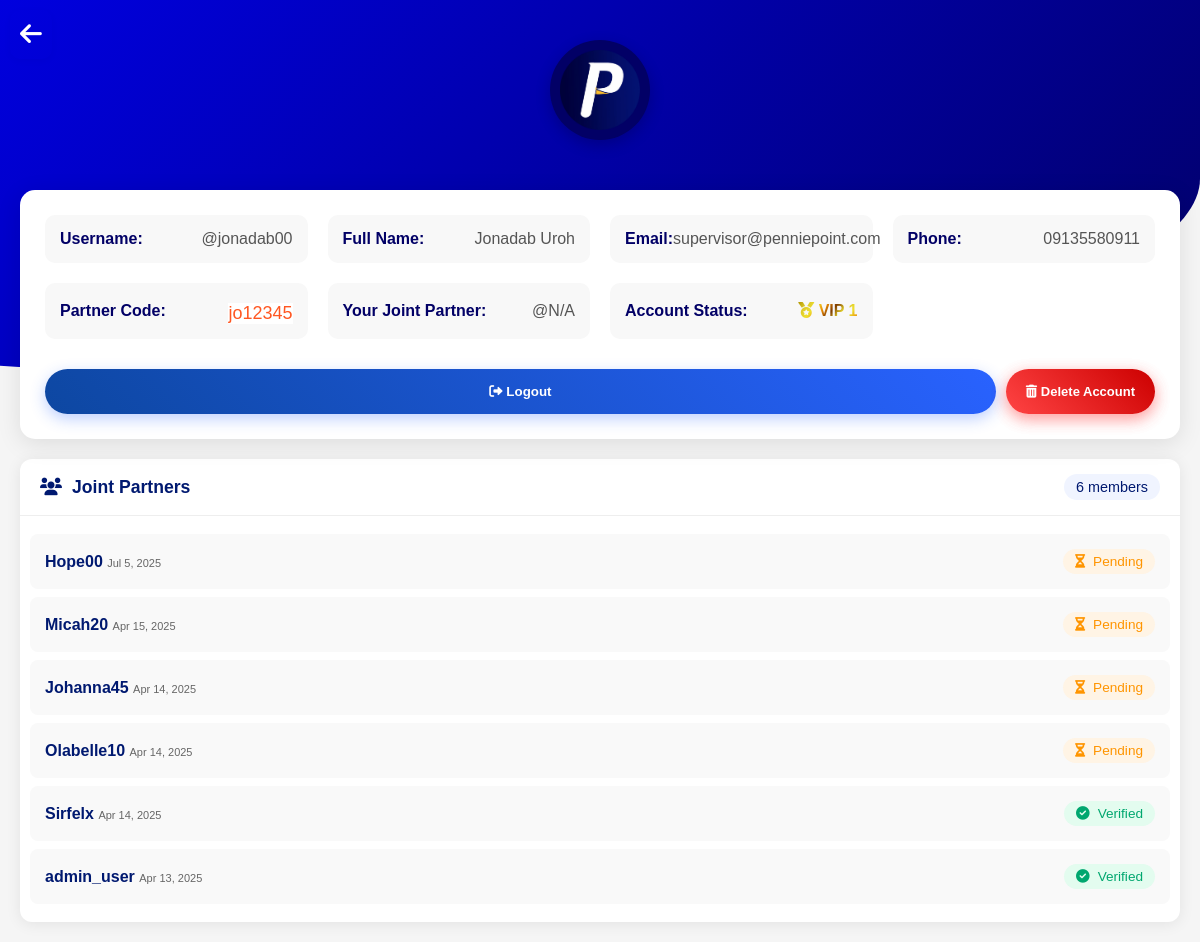
The page /profile (signed in) on the database as committed earlier.
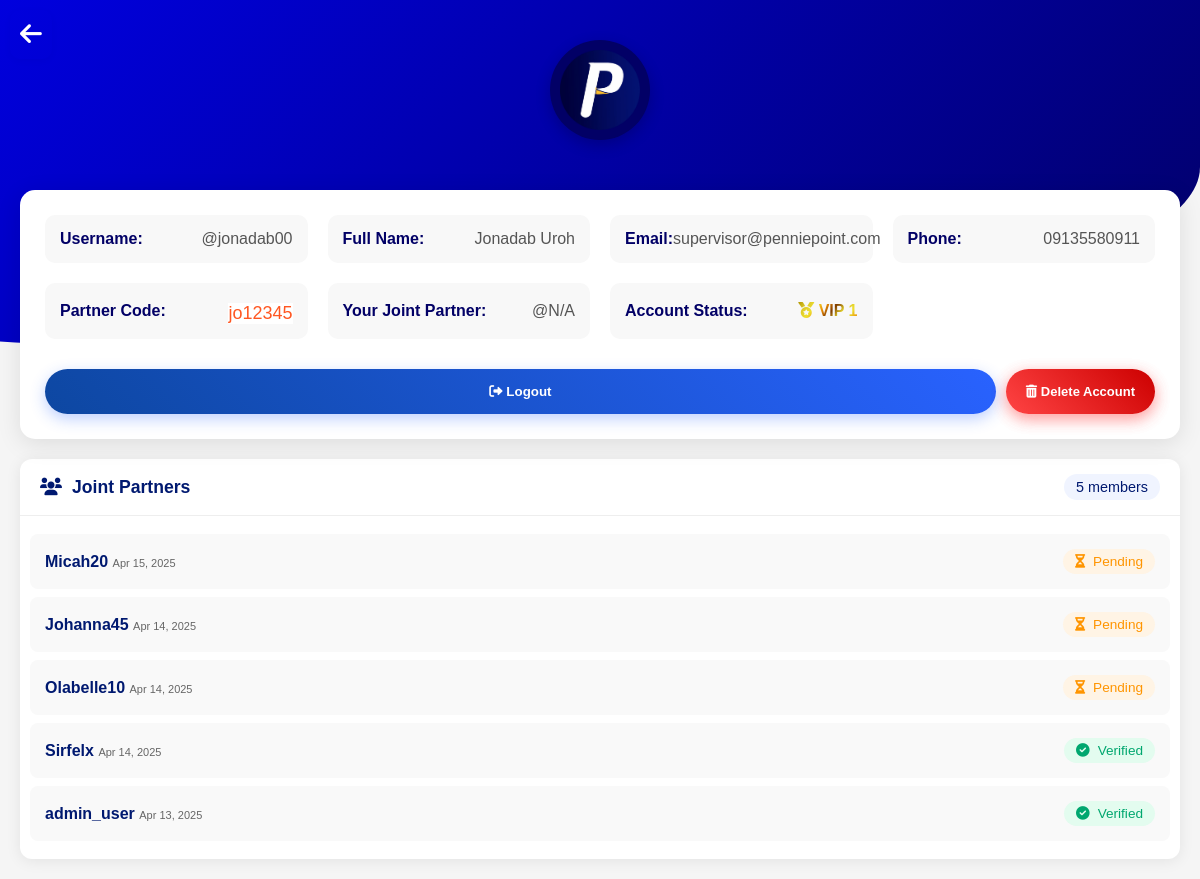
The same page on the database as committed later.
### tables this page shows
CREATE TABLE users (
            id INTEGER PRIMARY KEY AUTOINCREMENT,
            fullname TEXT NOT NULL,
            email TEXT NOT NULL UNIQUE,
            username TEXT NOT NULL UNIQUE,
            phone TEXT NOT NULL,
            referral TEXT NOT NULL,
            stage INTEGER DEFAULT 1,
            partner_code TEXT UNIQUE,
            password TEXT NOT NULL,
            reset_token TEXT,
            reset_expires DATETIME,
            created_at DATETIME DEFAULT CURRENT_TIMESTAMP,
            status INTEGER DEFAULT 1 NOT NULL,
            wallet_balance DECIMAL(10, 2) DEFAULT 0.00,
            is_admin INTEGER DEFAULT 0
        );

### pages/profile.php (the view, shortened to what this page needs)
<?php
require_once __DIR__ . '/../src/functions.php';
$user = $_SESSION['user'];
function getReferrerUsername($referralCode) {
    global $pdo;
    try {
        $stmt = $pdo->prepare("SELECT username FROM users WHERE partner_code = ?");
        $stmt->execute([$referralCode]);
        return $stmt->fetchColumn() ?: 'N/A';
    } catch (PDOException $e) {
        error_log("Database error: " . $e->getMessage());
        return 'N/A';
    }
}
$referrerUsername = getReferrerUsername($user['referral']);
function getReferredUsers($partnerCode) {
    global $pdo;
    try {
        $stmt = $pdo->prepare("
            SELECT username, created_at, status
            FROM users
            WHERE referral = :code
            ORDER BY created_at DESC
        ");
        $stmt->execute([':code' => $partnerCode]);
        return $stmt->fetchAll(PDO::FETCH_ASSOC);
    } catch (PDOException $e) {
        error_log("Database error: " . $e->getMessage());
        return [];
    }
}
$referredUsers = getReferredUsers($user['partner_code']);
?>
<!DOCTYPE html>
<html lang="en">
<head>
  <link rel="stylesheet" href="https://cdnjs.cloudflare.com/ajax/libs/font-awesome/6.0.0/css/all.min.css">
</head>
<body>
  <div class="cont">
    <div class="header-container">
      <div class="up-circle"></div>
      <div class="profile-header">
        <div class="profile-avatar">
          <img src="assets/images/logo.png" class="logo-img" >
        </div>
      </div>
    </div>
    <div class="profile-card">
      <div class="profile-details">
        <div class="detail-item">
          <span class="detail-label">Username:</span>
          <span class="detail-value">@<?= htmlspecialchars($user['username']) ?></span>
        </div>
        <div class="detail-item">
          <span class="detail-label">Full Name:</span>
          <span class="detail-value"><?= htmlspecialchars($user['fullname']) ?></span>
        </div>
        <div class="detail-item">
          <span class="detail-label">Email:</span>
          <span class="detail-value"><?= htmlspecialchars($user['email']) ?></span>
        </div>
        <div class="detail-item">
          <span class="detail-label">Phone:</span>
          <span class="detail-value"><?= htmlspecialchars($user['phone']) ?></span>
        </div>
        <div class="detail-item">
          <span class="detail-label">Partner Code:</span>
            <?php if($user['status'] == 2): ?>
          <span class="detail-value code-value"><?= htmlspecialchars($user['partner_code']) ?></span>
    <?php else: ?>
              <span class="detail-value code-value">Not verified</span>
    <?php endif; ?>
        </div>
        <div class="detail-item">
          <span class="detail-label">Your Joint Partner:</span>
          <span class="detail-value">@<?= htmlspecialchars($referrerUsername) ?></span>
        </div>
        <div class="detail-item">
          <span class="detail-label">Account Status:</span>
          <span class="gradient-gold" style="font-weight:bolder;">
            <i class="fa fa-medal"></i> VIP <?= (int)$user['stage'] ?>
          </span>
        </div>
      </div>
      <div class="button-group">
        <form action="/logout" method="POST" class="verify-sub">
          <button type="submit" class="verify-b" >
            <i class="fas fa-sign-out-alt"></i> Logout
          </button>
         </form>
         <form action="/delete_account" method="POST" id="del"  class="delete-sub">
        <button class="delete-b" type="button" onclick="confirmDelete()" >
          <i class="fas fa-trash-alt"></i> Delete Account
        </button>
        </form>
      </div>
    </div>
    <section class="referred-partners">
    <div class="section-header">
    <h3><i class="fas fa-users"></i> Joint Partners</h3>
    <span class="count-badge"><?= count($referredUsers) ?> members</span>
    </div>
    <?php if (!empty($referredUsers)): ?>
    <div class="partner-list">
    <?php foreach ($referredUsers as $member): ?>
    <div class="partner-item">
    <div class="partner-info">
    <span class="partner-username"><?= htmlspecialchars($member['username']) ?></span>
    <span class="partner-date"><?= date('M j, Y', strtotime($member['created_at'])) ?></span>
    </div>
    <div class="partner-status <?= $member['status'] == 2 ? 'verified' : 'pending' ?>">
    <i class="fas <?= $member['status'] == 2 ? 'fa-check-circle' : 'fa-hourglass-half' ?>"></i>
    <?= $member['status'] == 2 ? 'Verified' : 'Pending' ?>
    </div>
    </div>
    <?php endforeach; ?>
    </div>
    <?php endif; ?>
    </section>
    <div class="back" ><a href="dashboard" ><i class="fas fa-arrow-left" ></i></a></div>
  </div>
</body>
</html>

Rows that differ between the two databases and show on the page:
removed users: username "Hope00", created_at "Jul 5, 2025", status 1 (drawn)
Other text that changed with them:
count($referredUsers): "6" → "5"
